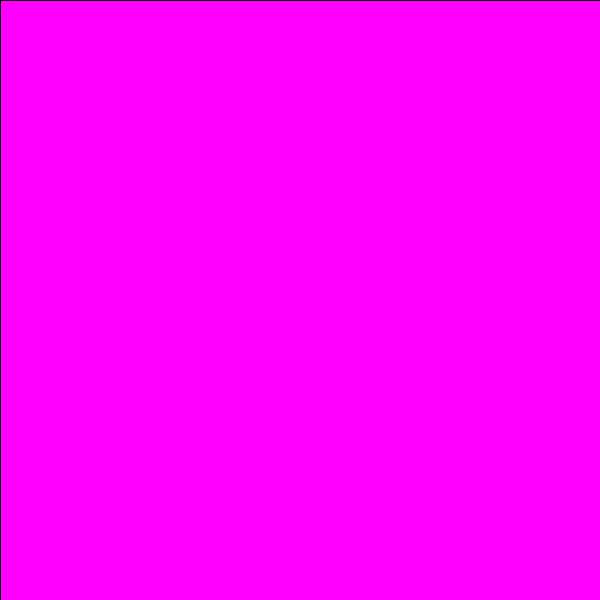
Frame 1 (no input)
Frame 60 (the mouse pressed at the canvas centre just before this capture): identical to frame 1, image omitted
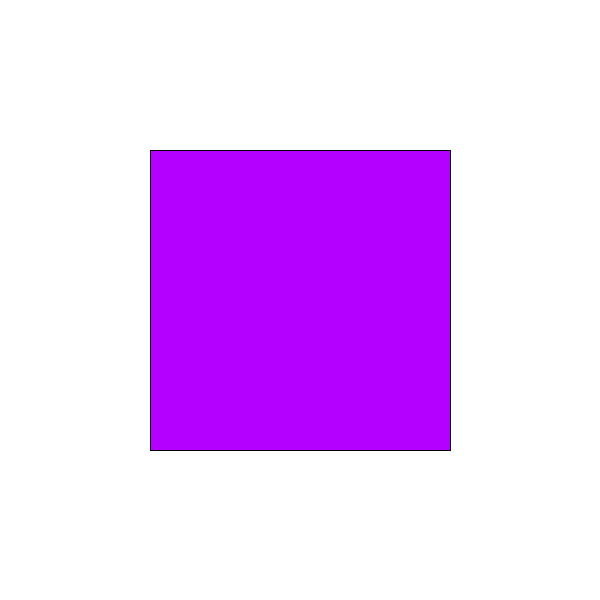
Frame 120 (the mouse held since frame 60 and released just before this capture)

The Processing sketch that drew these frames (run headless with seeded random() and noise(); from frame 60 on, the mouse is pressed at the canvas centre):

// Processing sketch: Question2
// ── Question2.pde
//Finished!! Does it matter that I didn't use lerpColor or HSB? 
void setup() {
  size(600, 600);
  rectMode(CENTER);
}

void draw() {
  background(255);
  
  pushMatrix();
  translate(width/2, height/2);


  // add a mapped rotation here
  // map the value of s here
  //float s = 100;
  float s = map(mouseY, 0, height, width,0 );

  
  // map the color here (hint try using either lerpColor or HSB color mode)
  //color c = color(255);
  float c =  map(mouseX, 0, width, 360,0 );
  rotate(radians(c));
  fill(c,0,255);
  rect(0, 0, s, s);
  popMatrix();
}
